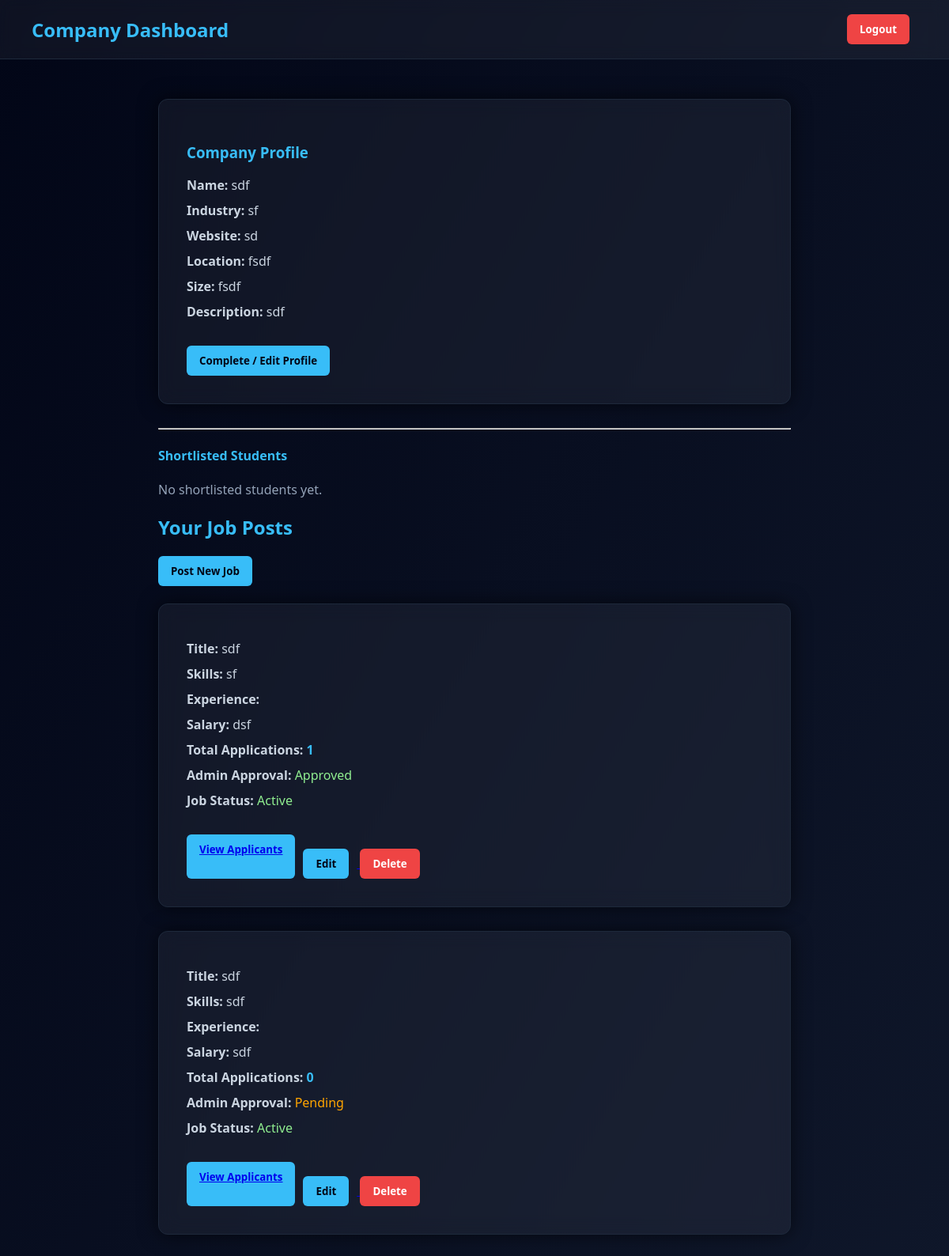
/company_dashboard (signed in), run on the app's committed database.
### app.py (models this page shows)
class CompanyProfile(db.Model):
    __tablename__ = "company_profiles"
    id = db.Column(db.Integer, primary_key=True)
    user_id = db.Column(
        db.Integer,
        db.ForeignKey("users.id"),
        nullable=False,
        unique=True
    )
    company_name = db.Column(db.String(150))
    industry = db.Column(db.String(100))
    website = db.Column(db.String(150))
    description = db.Column(db.Text)
    location = db.Column(db.String(100))
    company_size = db.Column(db.String(50))
    user = db.relationship("User", back_populates="company_profile")
    jobs = db.relationship(
        "Job",
        back_populates="company",
        cascade="all, delete"
    )

class Job(db.Model):
    __tablename__ = "jobs"
    id = db.Column(db.Integer, primary_key=True)
    company_id = db.Column(
        db.Integer,
        db.ForeignKey("company_profiles.id"),
        nullable=False
    )
    title = db.Column(db.String(150))
    skills = db.Column(db.String(200))
    salary = db.Column(db.String(50))
    is_approved = db.Column(db.Boolean, default=False)
    is_closed = db.Column(db.Boolean, default=False)
    company = db.relationship("CompanyProfile", back_populates="jobs")
    applications = db.relationship(
        "Application",
        back_populates="job",
        cascade="all, delete"
    )

### app.py (the view)
@app.route("/company_dashboard")
def company_dashboard():
    if "user_id" not in session:
        return redirect("/login")
    company = CompanyProfile.query.filter_by(
        user_id=session["user_id"]
    ).first()
    if not company:
        return redirect("/complete-company-profile")
    jobs = Job.query.filter_by(company_id=company.id).all()
    job_data = []
    all_shortlisted = []   # ⭐ NEW LIST
    for job in jobs:
        total_apps = Application.query.filter_by(job_id=job.id).count()
        shortlisted = Application.query.filter_by(
            job_id=job.id,
            status="Shortlisted"
        ).all()
        all_shortlisted.extend(shortlisted)  # ⭐ collect all
        job_data.append({
            "job": job,
            "total_apps": total_apps
        })
    return render_template(
        "company_dashboard.html",
        company=company,
        jobs=job_data,
        shortlisted=all_shortlisted   # ⭐ PASS GLOBAL LIST
    )

### templates/company_dashboard.html (shortened to what this page needs)
<!DOCTYPE html>
<html lang="en">
<head>
</head>
<body>
<div class="navbar">
    <h2>Company Dashboard</h2>
    <a href="/logout">
        <button class="btn logout">Logout</button>
    </a>
</div>
<div class="container">
<div class="card">
    <h3>Company Profile</h3>
    {% if company and company.company_name %}
        <p><b>Name:</b> {{ company.company_name }}</p>
        <p><b>Industry:</b> {{ company.industry }}</p>
        <p><b>Website:</b> {{ company.website }}</p>
        <p><b>Location:</b> {{ company.location }}</p>
        <p><b>Size:</b> {{ company.company_size }}</p>
        <p><b>Description:</b> {{ company.description }}</p>
    {% else %}
        <p class="incomplete">⚠ Profile Incomplete</p>
    {% endif %}
    <br>
    <a href="/complete-company-profile">
        <button class="btn complete">Complete / Edit Profile</button>
    </a>
</div>
<hr>
<h4 style="color:#38bdf8;">Shortlisted Students</h4>
{% if shortlisted %}
    {% for app in shortlisted %}
    <div class="card" style="background:#020617; border:1px solid #334155;">
        <p><b>Name:</b> {{ app.student.user.name }}</p>
        <p><b>Email:</b> {{ app.student.user.email }}</p>
        <a href="/toggle-status/{{ app.id }}/Applied">
            <button class="btn logout">Remove from Shortlist</button>
        </a>
    </div>
    {% endfor %}
{% else %}
    <p style="color:#94a3b8;">No shortlisted students yet.</p>
{% endif %}
<h2 class="section-title">Your Job Posts</h2>
<a href="/post-job">
    <button class="btn complete">Post New Job</button>
</a>
<br><br>
{% if jobs %}
    {% for item in jobs %}
    {% set job = item.job %}
    <div class="card">
        <p><b>Title:</b> {{ job.title }}</p>
        <p><b>Skills:</b> {{ job.skills }}</p>
        <p><b>Experience:</b> {{ job.experience }}</p>
        <p><b>Salary:</b> {{ job.salary }}</p>
        <p>
            <b>Total Applications:</b>
            <span style="color:#38bdf8; font-weight:bold;">
                {{ item.total_apps }}
            </span>
        </p>
        <p>
            <b>Admin Approval:</b>
            {% if job.is_approved == 0 %}
                <span style="color: orange;">Pending</span>
            {% else %}
                <span style="color: lightgreen;">Approved</span>
            {% endif %}
        </p>
        <p>
            <b>Job Status:</b>
            {% if job.is_closed %}
                <span style="color: red;">Closed</span>
            {% else %}
                <span style="color: lightgreen;">Active</span>
            {% endif %}
        </p>
                <br>
        <a href="/job-applications/{{ job.id }}">
            <button class="btn complete">View Applicants</butto n>
        </a>
        <br><br>
        <a href="/edit-job/{{ job.id }}">
            <button class="btn complete">Edit</button>
        </a>
        <form action="/delete-job/{{ job.id }}" method="POST" style="display:inline;">
            <button class="btn logout">Delete</button>
        </form>
    </div>
    {% endfor %}
{% else %}
    <p style="color:#94a3b8;">No jobs posted yet.</p>
{% endif %}
</div>
</body>
</html>

### templates/company_dashboard.html (style rules this page uses)
* { box-sizing: border-box; font-family: "Segoe UI", Arial, sans-serif; }
body { margin: 0; background: linear-gradient(120deg, #020617, #0f172a); min-height: 100vh; color: #e2e8f0; }
.navbar { background: rgba(255,255,255,0.05); border-bottom: 1px solid #1e293b; backdrop-filter: blur(10px); padding: 18px 40px; display: flex; justify-content: space-between; align-items: center; }
.navbar h2 { color: #38bdf8; margin: 0; }
.container { padding: 50px; max-width: 900px; margin: auto; }
.card { width: 100%; background: rgba(255,255,255,0.05); border-radius: 12px; border: 1px solid #1e293b; backdrop-filter: blur(12px); box-shadow: 0 0 25px rgba(0,0,0,0.6); padding: 35px; margin-bottom: 30px; }
.card h3 { color: #38bdf8; }
.card p { margin: 10px 0; color: #cbd5e1; }
.btn { padding: 10px 16px; border: none; border-radius: 6px; cursor: pointer; font-weight: bold; transition: 0.3s; margin-right: 10px; }
.complete { background: #38bdf8; color: #020617; }
.logout { background: #ef4444; color: white; }
.section-title { color: #38bdf8; }

### data on the page
CompanyProfile: company_name "sdf", industry "sf", website "sd", location "fsdf", company_size "fsdf", description "sdf"
Job: title "sdf", skills "sf", salary "dsf"
Job: title "sdf", skills "sdf", salary "sdf"

### other printed values
{{ item.total_apps }} "1" "0"
